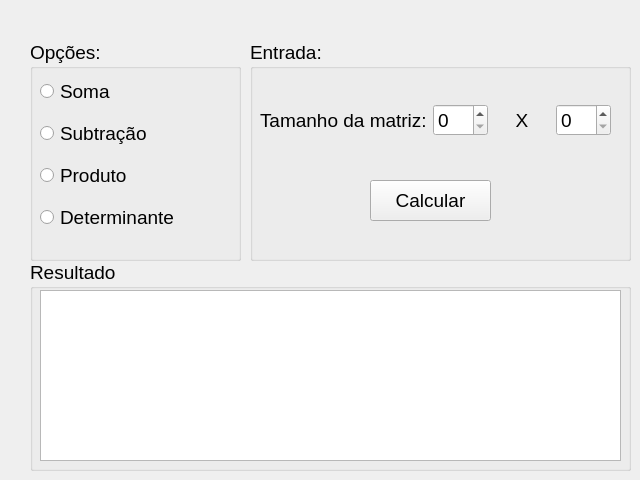
   <widget class="QWidget" name="tabMatriz">
    <attribute name="title">
     <string>Matriz</string>
    </attribute>
    <widget class="QGroupBox" name="groupBox_16">
     <property name="geometry">
      <rect>
       <x>30</x>
       <y>40</y>
       <width>211</width>
       <height>221</height>
      </rect>
     </property>
     <property name="font">
      <font>
       <pointsize>14</pointsize>
      </font>
     </property>
     <property name="title">
      <string>Opções:</string>
     </property>
     <widget class="QWidget" name="verticalLayoutWidget_20">
      <property name="geometry">
       <rect>
        <x>10</x>
        <y>30</y>
        <width>181</width>
        <height>171</height>
       </rect>
      </property>
      <layout class="QVBoxLayout" name="verticalLayout_20">
       <item>
        <widget class="QRadioButton" name="RBSomaMatriz">
         <property name="text">
          <string>Soma</string>
         </property>
        </widget>
       </item>
       <item>
        <widget class="QRadioButton" name="RBSubMatriz">
         <property name="text">
          <string>Subtração</string>
         </property>
        </widget>
       </item>
       <item>
        <widget class="QRadioButton" name="RBProdMatriz">
         <property name="text">
          <string>Produto</string>
         </property>
        </widget>
       </item>
       <item>
        <widget class="QRadioButton" name="RBDetermMatriz">
         <property name="text">
          <string>Determinante</string>
         </property>
        </widget>
       </item>
      </layout>
     </widget>
    </widget>
    <widget class="QGroupBox" name="groupBox_17">
     <property name="geometry">
      <rect>
       <x>250</x>
       <y>40</y>
       <width>381</width>
       <height>221</height>
      </rect>
     </property>
     <property name="font">
      <font>
       <pointsize>14</pointsize>
      </font>
     </property>
     <property name="title">
      <string>Entrada:</string>
     </property>
     <widget class="QWidget" name="horizontalLayoutWidget_5">
      <property name="geometry">
       <rect>
        <x>10</x>
        <y>40</y>
        <width>351</width>
        <height>81</height>
       </rect>
      </property>
      <layout class="QHBoxLayout" name="horizontalLayout_5">
       <item>
        <widget class="QLabel" name="label_20">
         <property name="text">
          <string>Tamanho da matriz:</string>
         </property>
        </widget>
       </item>
       <item>
        <widget class="QSpinBox" name="spinBox"/>
       </item>
       <item>
        <widget class="QLabel" name="label_21">
         <property name="text">
          <string>X</string>
         </property>
         <property name="alignment">
          <set>Qt::AlignCenter</set>
         </property>
        </widget>
       </item>
       <item>
        <widget class="QSpinBox" name="spinBox_2"/>
       </item>
      </layout>
     </widget>
     <widget class="QPushButton" name="CalculaMatriz">
      <property name="geometry">
       <rect>
        <x>120</x>
        <y>140</y>
        <width>121</width>
        <height>41</height>
       </rect>
      </property>
      <property name="text">
       <string>Calcular</string>
      </property>
     </widget>
    </widget>
    <widget class="QGroupBox" name="groupBox_18">
     <property name="geometry">
      <rect>
       <x>30</x>
       <y>260</y>
       <width>601</width>
       <height>211</height>
      </rect>
     </property>
     <property name="font">
      <font>
       <pointsize>14</pointsize>
      </font>
     </property>
     <property name="title">
      <string>Resultado</string>
     </property>
     <widget class="QTextBrowser" name="textBrowser_2">
      <property name="geometry">
       <rect>
        <x>10</x>
        <y>30</y>
        <width>581</width>
        <height>171</height>
       </rect>
      </property>
     </widget>
    </widget>
   </widget>
